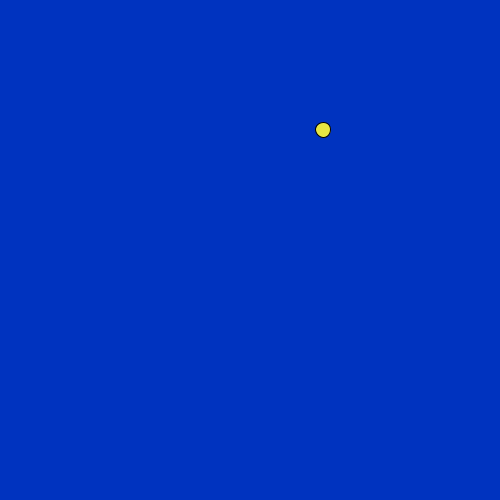
Frame 1 (no input)
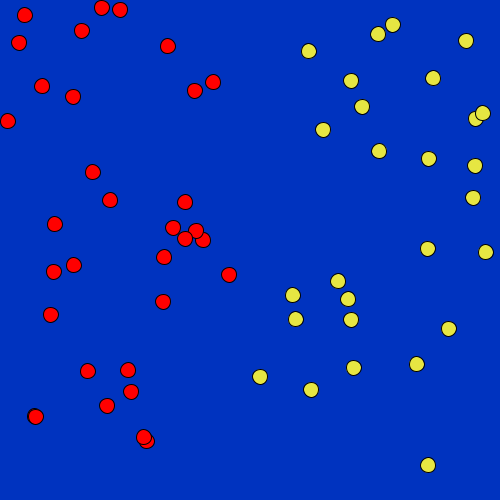
Frame 60 (the mouse pressed at the canvas centre just before this capture)
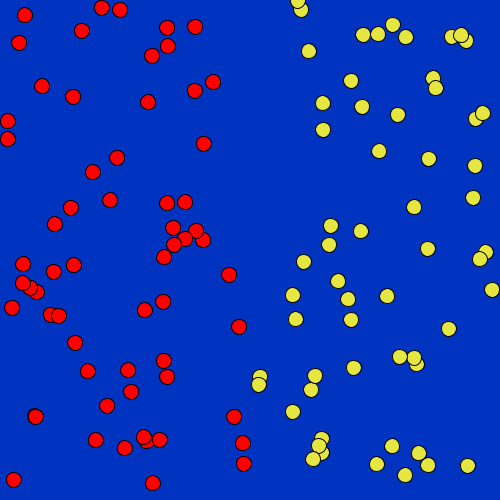
Frame 120 (the mouse held since frame 60 and released just before this capture)

The Processing sketch that drew these frames (run headless with seeded random() and noise(); from frame 60 on, the mouse is pressed at the canvas centre):

// Processing sketch: Question1
// ── Question1.pde
float randomX;

void setup()
{
  size(500,500);
  background(0,51,191);
 }

void draw()
{
    randomX = random(0, width);

    if (randomX >= width/2) {
        fill(230, 230 , 66);
    }
    else {
        fill(255, 0, 0);
    }
    ellipse(randomX,random(0,height),15,15);
}
